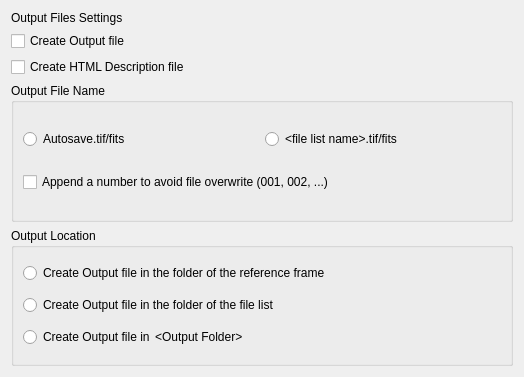
<?xml version="1.0" encoding="UTF-8"?>
<ui version="4.0">
 <class>OutputTab</class>
 <widget class="QWidget" name="OutputTab">
  <property name="geometry">
   <rect>
    <x>0</x>
    <y>0</y>
    <width>524</width>
    <height>377</height>
   </rect>
  </property>
  <property name="windowTitle">
   <string>Output</string>
  </property>
  <layout class="QVBoxLayout" name="verticalLayout_4" stretch="1,10,20,20">
   <item>
    <widget class="QLabel" name="label">
     <property name="text">
      <string>Output Files Settings</string>
     </property>
    </widget>
   </item>
   <item>
    <layout class="QVBoxLayout" name="verticalLayout_3">
     <item>
      <widget class="QCheckBox" name="createOutput">
       <property name="text">
        <string>Create Output file</string>
       </property>
      </widget>
     </item>
     <item>
      <widget class="QCheckBox" name="createHTML">
       <property name="text">
        <string>Create HTML Description file</string>
       </property>
      </widget>
     </item>
    </layout>
   </item>
   <item>
    <widget class="QGroupBox" name="groupBox">
     <property name="title">
      <string>Output File Name</string>
     </property>
     <layout class="QVBoxLayout" name="verticalLayout">
      <item>
       <layout class="QHBoxLayout" name="horizontalLayout">
        <item>
         <widget class="QRadioButton" name="autoSave">
          <property name="text">
           <string>Autosave.tif/fits</string>
          </property>
         </widget>
        </item>
        <item>
         <widget class="QRadioButton" name="fileListName">
          <property name="text">
           <string>&lt;file list name&gt;.tif/fits</string>
          </property>
         </widget>
        </item>
       </layout>
      </item>
      <item>
       <layout class="QHBoxLayout" name="horizontalLayout_5">
        <item>
         <widget class="QCheckBox" name="appendNumber">
          <property name="text">
           <string>Append a number to avoid file overwrite (001, 002, ...)</string>
          </property>
         </widget>
        </item>
       </layout>
      </item>
     </layout>
    </widget>
   </item>
   <item>
    <widget class="QGroupBox" name="groupBox_2">
     <property name="title">
      <string>Output Location</string>
     </property>
     <layout class="QVBoxLayout" name="verticalLayout_2">
      <item>
       <layout class="QHBoxLayout" name="horizontalLayout_4">
        <property name="spacing">
         <number>0</number>
        </property>
        <item>
         <widget class="QRadioButton" name="refFrameFolder">
          <property name="text">
           <string>Create Output file in the folder of the reference frame</string>
          </property>
         </widget>
        </item>
       </layout>
      </item>
      <item>
       <layout class="QHBoxLayout" name="horizontalLayout_3">
        <property name="spacing">
         <number>0</number>
        </property>
        <item>
         <widget class="QRadioButton" name="fileListFolder">
          <property name="text">
           <string>Create Output file in the folder of the file list</string>
          </property>
         </widget>
        </item>
       </layout>
      </item>
      <item>
       <layout class="QHBoxLayout" name="horizontalLayout_2" stretch="1,99">
        <property name="spacing">
         <number>0</number>
        </property>
        <item>
         <widget class="QRadioButton" name="otherFolder">
          <property name="text">
           <string>Create Output file in</string>
          </property>
         </widget>
        </item>
        <item>
         <widget class="QLabel" name="outputFolder">
          <property name="sizePolicy">
           <sizepolicy hsizetype="Minimum" vsizetype="Maximum">
            <horstretch>0</horstretch>
            <verstretch>0</verstretch>
           </sizepolicy>
          </property>
          <property name="lineWidth">
           <number>0</number>
          </property>
          <property name="text">
           <string>&lt;a href=&quot; &quot;&gt;&amp;lt;Output Folder&amp;gt;&lt;/a&gt;</string>
          </property>
          <property name="indent">
           <number>0</number>
          </property>
         </widget>
        </item>
       </layout>
      </item>
     </layout>
    </widget>
   </item>
  </layout>
 </widget>
 <resources/>
 <connections/>
</ui>
